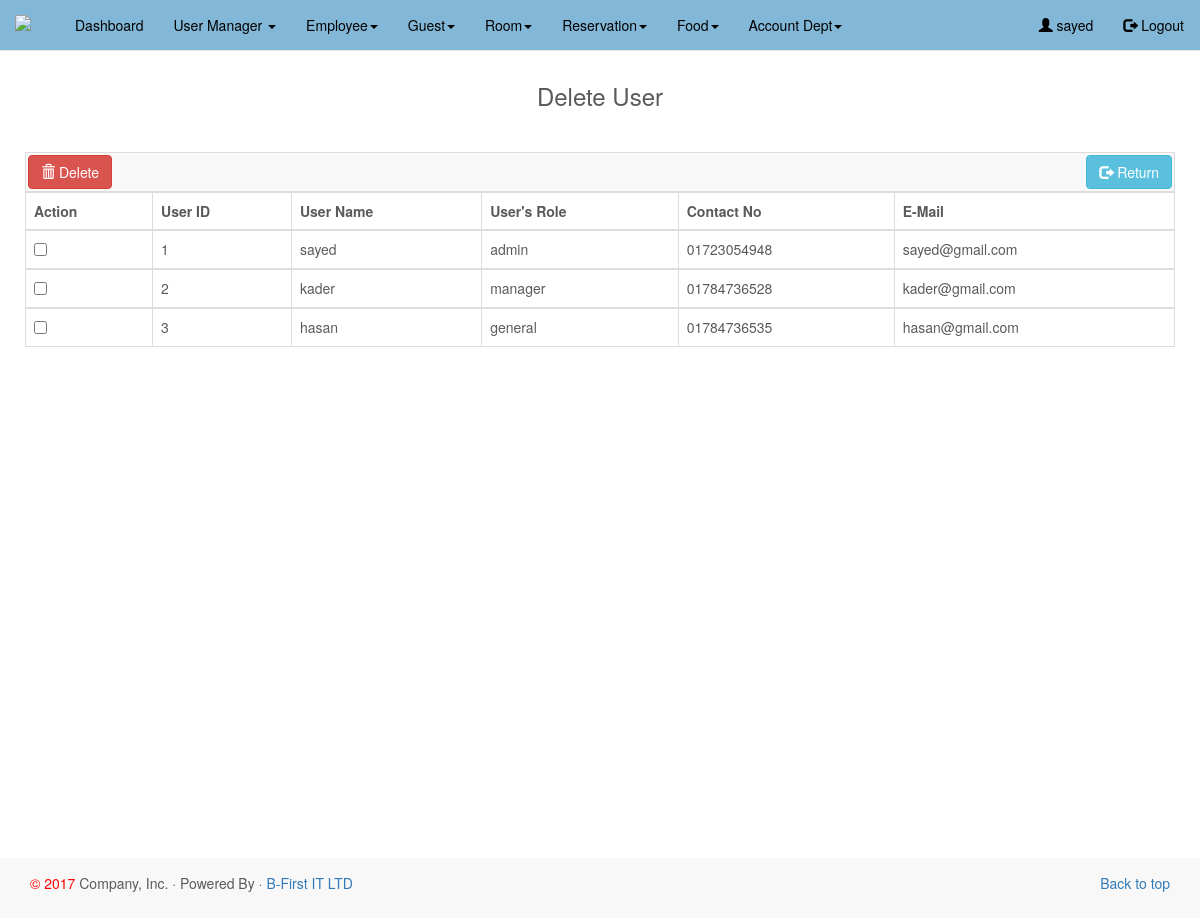
Screenshot of /home.php?item=3 (signed in) with the database file from the repository.
### tables this page shows
create table b_user(
id int(11) NOT NULL primary key auto_increment,
username varchar(45) NOT NULL,
gender varchar(45)  NOT NULL,
password varchar(45) NOT NULL,
role_id int(11) NOT NULL,
contact_no varchar(45)  NOT NULL,
email varchar(45)  NOT NULL,
address varchar(45)  NOT NULL,
join_date date NOT NULL,
image varchar(45)

);

create table b_role(
id int(11) NOT NULL primary key auto_increment,
name varchar(45) NOT NULL
);

### include/user/delete_user.php (the view, shortened to what this page needs)
<div class="topstyle"><h3 class="styl">Delete User</h3></div>
<table class="table table-bordered table-hover">
<thead>
    <tr>
    	<th colspan="7" style="background-color:#F8F8F8; padding:2px">
        <form action="home.php?item=3" method="post" onSubmit="return confirm('Are you sure Delete this record?');">
<button type="submit" name="btnDelete" class="btn btn-danger"><i class='glyphicon glyphicon-trash'></i> Delete</button>
<a style="float:right" class="btn btn-info" href="home.php?item=4"><i class='glyphicon glyphicon-log-out'></i> Return</a>
        </th>
    </tr>
	<tr>
    	<th>Action</th>
        <th>User ID</th>
        <th>User Name</th>
         <th>User's Role </th>
        <th>Contact No</th>
        <th>E-Mail</th>
    </tr>
</thead>
<?php
	$user_table = $db->query("select u.id,u.username,u.contact_no,r.name,u.email from b_user as u,b_role as r where r.id=u.role_id order by id");
	while(list($id,$username,$contact,$role,$email)=$user_table->fetch_row()){?>
        <tbody>
        	<tr>
            	<td><?php echo "<input type='checkbox' name='chkids[]' value='$id'/>"?></td>
                <td><?php echo $id;?></td>
                <td><?php echo $username;?></td>
                <td><?php echo $role;?></td>
                <td><?php echo $contact;?></td>
                <td><?php echo $email;?></td>
            </tr>
        </tbody>
		<?php }?>
</table>

### css/custom.css (style rules this page uses)
body { padding-bottom: 40px; color: #5a5a5a; }

### css/style1.css (style rules this page uses)
.styl { text-align:center; margin-top:0px; padding:13px; min-height:15px; margin-bottom: 30px; }
.topstyle { margin-top:0px; text-align:center; padding-top:0px; }

### rows the page displays
b_user: id "1", username "sayed", b_role.name "admin", contact_no "01723054948", email "sayed@gmail.com"
b_user: id "2", username "kader", b_role.name "manager", contact_no "01784736528", email "kader@gmail.com"
b_user: id "3", username "hasan", b_role.name "general", contact_no "01784736535", email "hasan@gmail.com"

### other values shown
$_SESSION["s_username"] "sayed"
Date("Y") "2017"
